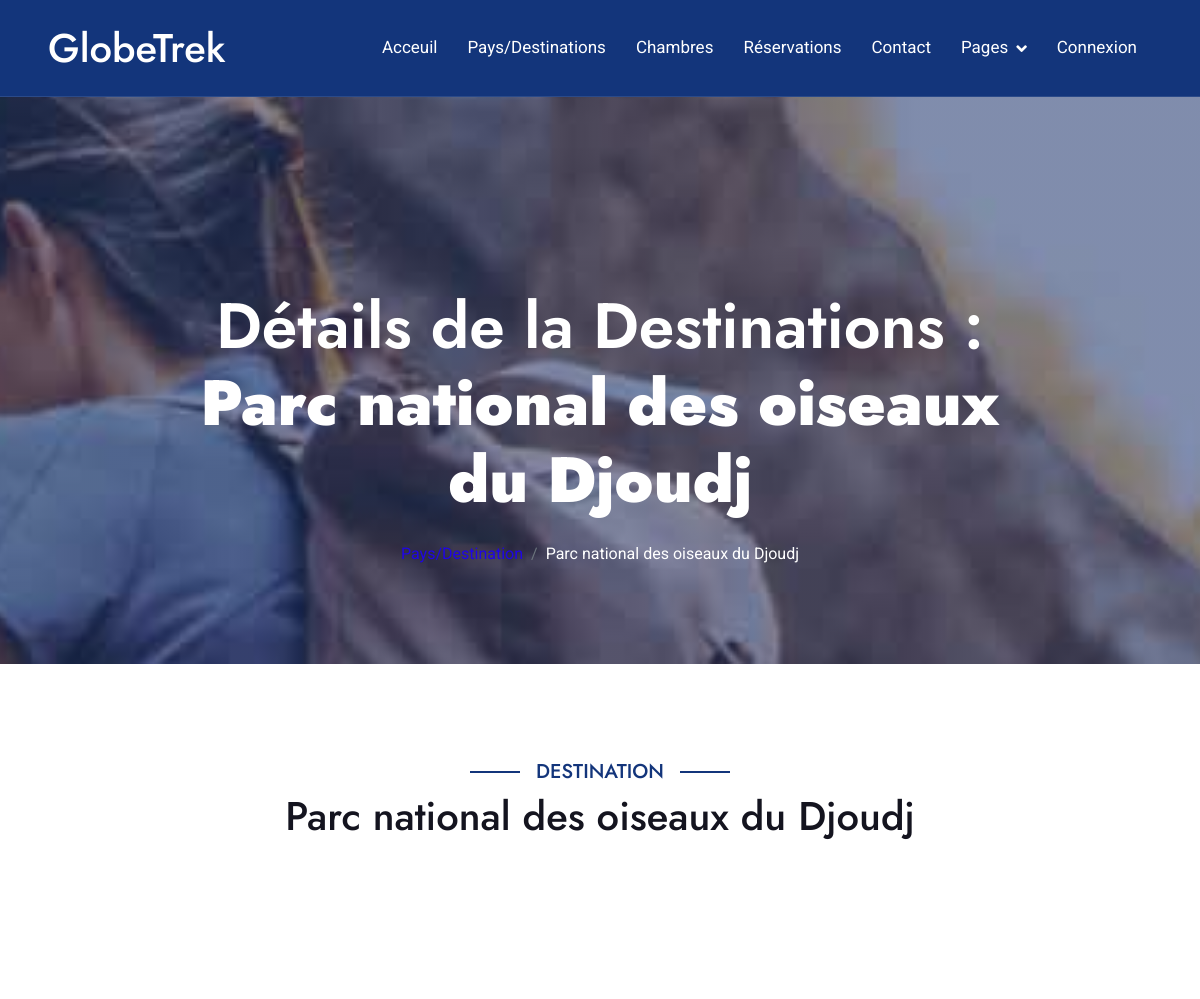
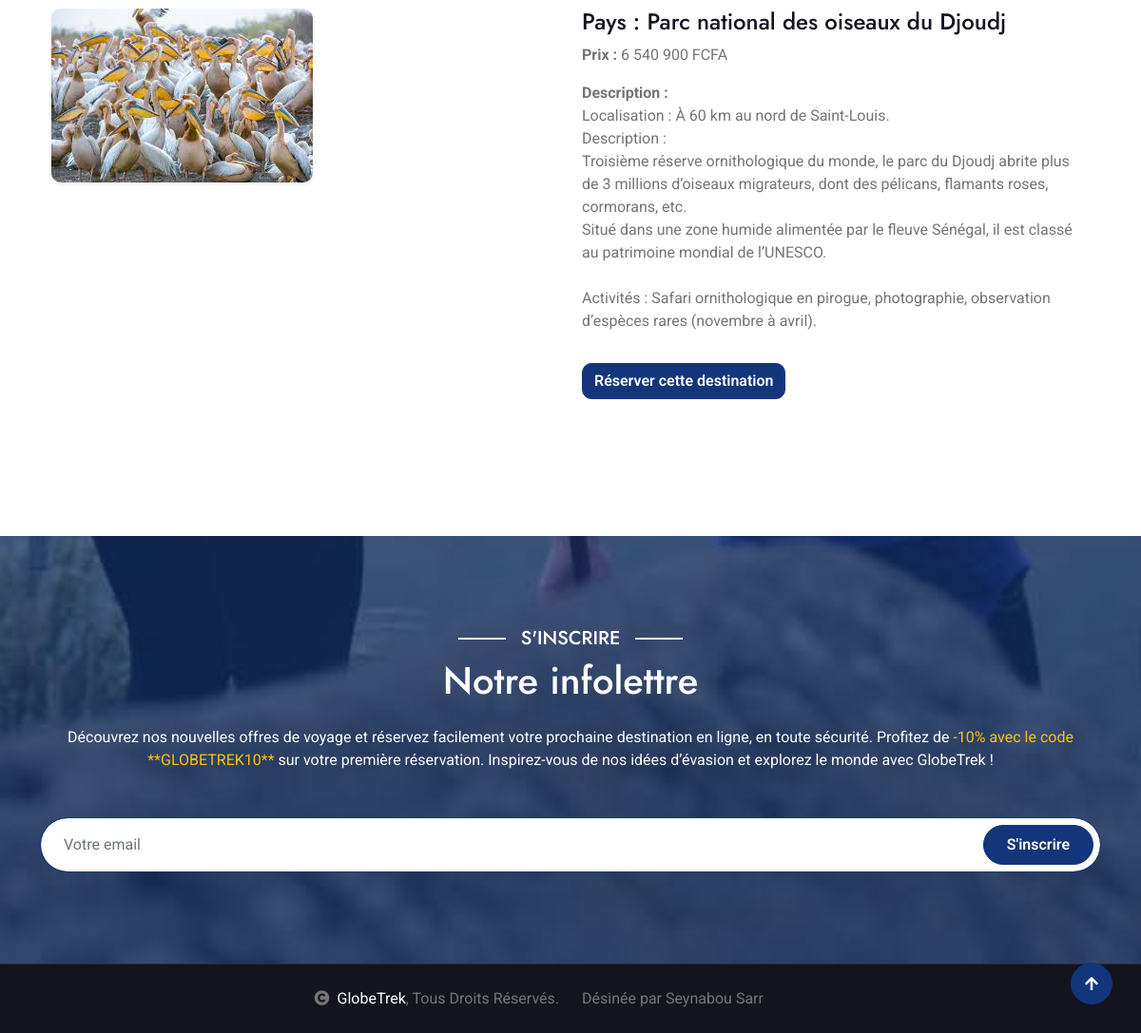
The app's page /?page=detailpaysdestination&id=29 with its own data (2 pictures, top to bottom).
### tables this page shows
CREATE TABLE `destinations` (
  `id` int(11) NOT NULL,
  `nom` varchar(255) NOT NULL,
  `description` text NOT NULL,
  `prix` int(11) NOT NULL,
  `pays_id` int(11) NOT NULL,
  `image` varchar(255) NOT NULL
);

### controllers/detailpaysdestinationcontroller.php (called while the page is built, shortened)
<?php
require_once("views/includes/entete.php");
if (isset($_GET["id"])) {
    $d = recupererUneDestination($_GET["id"]);
}else {
    header("Location:?page=home");
    exit();
}
require_once("views/detailpaysdestination.php");

### models/database.php (called while the page is built, shortened)
<?php
try {
$db = new PDO("mysql:host=localhost;dbname=c10_globetrek", "root", "");
} catch (PDOException $e) {
    echo "Erreur: ".$e->getMessage()." a la ligne ".__LINE__;
}
function recupererUneDestination($id){
    global $db;
    try {
        $q = $db->prepare("SELECT * FROM destinations WHERE id=:id");
        $q->execute([
            "id" => $id
        ]);
        return $q->fetch(PDO::FETCH_OBJ);
    }catch (PDOException $e) {
        setmessage ("Erreur: ".$e->getMessage()." a la ligne ".__LINE__, "danger");
    }
}

### views/detailpaysdestination.php (the view)
<div class="container-fluid bg-breadcrumb" style="margin-top: 90px;">
    <div class="container text-center py-5" style="max-width: 900px;">
        <h3 class="text-white display-3 mb-4">Détails de la Destinations : <strong><?= $d->nom ?></strong></h1>
        <ol class="breadcrumb justify-content-center mb-0">
            <li class="breadcrumb-item"><a href="?page=pays/destination">Pays/Destination</a></li>
            <li class="breadcrumb-item active text-white"><?= $d->nom ?></li>
        </ol>
    </div>
</div>
 <div class="container-fluid packages py-5">
    <div class="container py-5">
        <div class="mx-auto text-center mb-5" style="max-width: 900px;">
            <h5 class="section-title px-3">Destination</h5>
            <h1 class="mb-0"><?= htmlspecialchars($d->nom) ?></h1>
        </div>
        <div class="container py-5" style="margin-top: 120px;">
            <div class="row g-4">
                <div class="col-md-6">
                    <img src="images/<?= htmlspecialchars($d->image) ?>" alt="<?= htmlspecialchars($d->nom) ?>" class="img-fluid rounded shadow-sm">
                </div>
                <div class="col-md-6">
                    <h4>Pays : <?= htmlspecialchars($d->nom) ?></h4>
                    <p><strong>Prix :</strong> <?= number_format($d->prix, 0, ',', ' ') ?> FCFA</p>
                    <p><strong>Description :</strong><br><?= nl2br(htmlspecialchars($d->description)) ?></p>
                    <a href="?page=ajoutreservationdestination&id=<?= $d->id ?>" class="btn btn-primary mt-3">Réserver cette destination</a>
                </div>
            </div>
        </div>
    </div>
</div>
<div class="container-fluid subscribe py-5">
    <div class="container text-center py-5">
        <div class="mx-auto text-center">
            <h5 class="subscribe-title px-3">S'inscrire</h5>
            <h1 class="text-white mb-4">Notre infolettre</h1>
            <p class="text-white mb-5">Découvrez nos nouvelles offres de voyage et réservez facilement votre prochaine destination en ligne, en toute sécurité. Profitez de <span class="text-warning"> -10% avec le code **GLOBETREK10**</span> sur votre première réservation. Inspirez-vous de nos idées d’évasion et explorez le monde avec GlobeTrek !
            </p>
            <div class="position-relative mx-auto">
                <input class="form-control border-primary rounded-pill w-100 py-3 ps-4 pe-5" type="text" placeholder="Votre email">
                <button type="button" class="btn btn-primary rounded-pill position-absolute top-0 end-0 py-2 px-4 mt-2 me-2">S'inscrire</button>
            </div>
        </div>
    </div>
</div>

### assets/css/style.css (style rules this page uses)
.btn { font-weight: 600; transition: .5s; }
.btn.btn-primary { box-shadow: inset 0 0 0 0 var(--bs-primary); }
.section-title { position: relative; display: inline-block; text-transform: uppercase; color: var(--bs-primary); }
.section-title::before { content: ""; width: 50px; position: absolute; top: 50%; right: 0; transform: translateY(-50%); margin-right: -50px; border: 1px solid var(--bs-primary) !important; }
.section-title::after { content: ""; width: 50px; position: absolute; top: 50%; left: 0; transform: translateY(-50%); margin-left: -50px; border: 1px solid var(--bs-primary) !important; }
.bg-breadcrumb { background: linear-gradient(rgba(19, 53, 123, 0.5), rgba(19, 53, 123, 0.5)), url(../img/breadcrumb-bg.jpg); background-position: center center; background-repeat: no-repeat; background-size: cover; background-attachment: fixed; padding: 150px 0 50px 0; }
.bg-breadcrumb .breadcrumb-item a { color: var(--bs-secondary) !important; }
.subscribe { background: linear-gradient(rgba(19, 53, 123, .6), rgba(19, 53, 123, .6)), url(../img/subscribe-img.jpg); background-attachment: fixed; background-position: center center; background-repeat: no-repeat; background-size: cover; }
.subscribe .subscribe-title { position: relative; display: inline-block; text-transform: uppercase; color: var(--bs-white); }
.subscribe .subscribe-title::before { content: ""; width: 50px; position: absolute; top: 50%; right: 0; transform: translateY(-50%); margin-right: -50px; border: 1px solid var(--bs-white) !important; }
.subscribe .subscribe-title::after { content: ""; width: 50px; position: absolute; top: 50%; left: 0; transform: translateY(-50%); margin-left: -50px; border: 1px solid var(--bs-white) !important; }

### records on screen
destinations: nom "Parc national des oiseaux du Djoudj", image (picture), prix "6 540 900", description "Localisation : À 60 km au nord de Saint-Louis. Description : Troisième réserve ornithologique du monde, le parc du Djoudj abrite plus de 3 millions d’oiseaux migrateurs, dont des pélicans, flamants roses, cormorans, etc. Situé dans une zone humide alimentée par le fleuve Sénégal, il est classé au patrimoine mondial de l’UNESCO. Activités : Safari ornithologique en pirogue, photographie, observation d’espèces rares (novembre à avril)."
